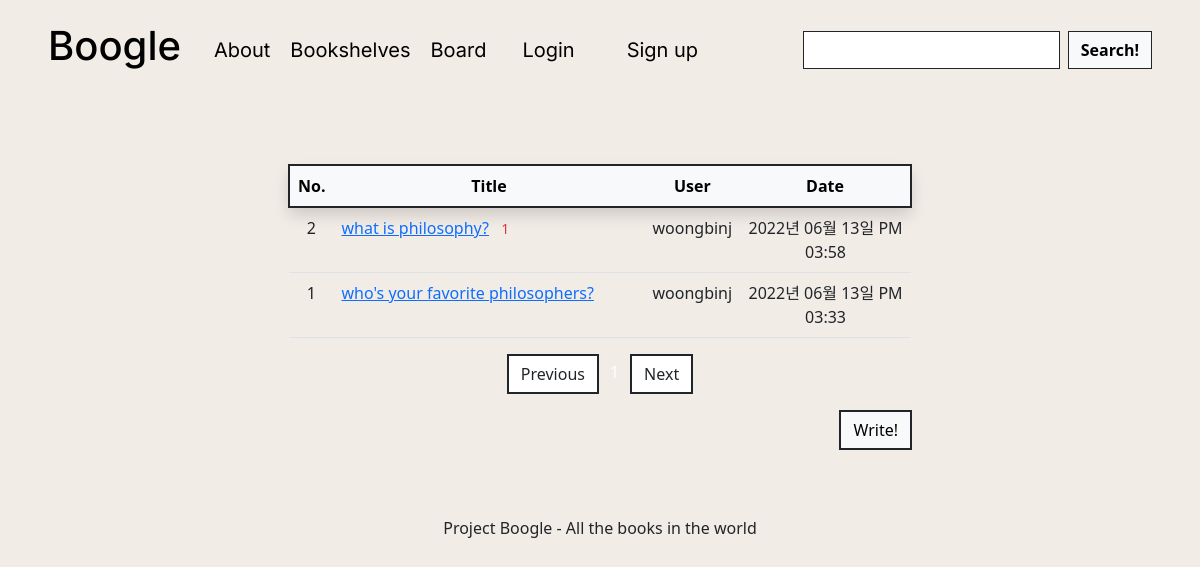
The app's page /question/board/ with its own data.
### pybo/models.py (models this page shows)
class Question(db.Model):
    id = db.Column(db.Integer, primary_key=True)
    subject = db.Column(db.String(200), nullable=False)
    content = db.Column(db.Text(), nullable=False)
    create_date = db.Column(db.DateTime(), nullable=False)
    modify_date = db.Column(db.DateTime(), nullable=True)
    user_id = db.Column(db.Integer, db.ForeignKey('user.id', ondelete='CASCADE'), nullable=False)
    user = db.relationship('User', backref=db.backref('question_set'))

class User(db.Model):
    __tablename__ = 'user'   #테이블 이름 : user
    id = db.Column(db.Integer, primary_key = True)   #id를 프라이머리키로 설정
    username = db.Column(db.String(8), nullable = False)
    email = db.Column(db.String(32), nullable = False)
    password = db.Column(db.String(64), nullable = False)
    author = db.Column(db.String(8))
    genre = db.Column(db.String(64))
    audio = db.Column(db.Integer)

### pybo/views/question_views.py (the view)
@bp.route('/board/')
def board():
    page = request.args.get('page', type=int, default=1)  # 페이지
    question_list = Question.query.order_by(Question.create_date.desc())
    question_list = question_list.paginate(page, per_page=10)
    return render_template('question/question_list.html', question_list=question_list)

### pybo/filter.py (called while the page is built)
def format_datetime(value, fmt='%Y년 %m월 %d일 %p %I:%M'):
    return value.strftime(fmt)

### pybo/views/auth_views.py (called while the page is built)
@bp.before_app_request
def load_logged_in_user():
    user_id = session.get('user_id')
    if user_id is None:
        g.user = None
    else:
        g.user = User.query.get(user_id)

### pybo/templates/question/question_list.html (shortened to what this page needs)
{% extends 'main/base.html' %}
{% block head %}
{{ super() }}
    <link rel="stylesheet" href="{{ url_for('static', filename='bootstrap.min.css') }}">
{% endblock %}
{% block content %}
<div class="container my-3">
    <table class="table">
        <thead>
        <tr class="text-center table-light border border-dark border-2 shadow bg-body">
            <th>No.</th>
            <th style="width:50%">Title</th>
            <th>User</th>
            <th>Date</th>
        </tr>
        </thead>
        <tbody>
        {% if question_list %}
        {% for question in question_list.items %}
        <tr class="text-center">
            <td>{{ question_list.total - ((question_list.page-1) * question_list.per_page) - loop.index0 }}</td>
            <td class="text-start">
                <a href="{{ url_for('question.detail', question_id=question.id) }}">{{ question.subject }}</a>
                {% if question.answer_set|length > 0 %}
                <span class="text-danger small mx-2">{{ question.answer_set|length }}</span>
                {% endif %}
            </td>
            <td>{{ question.user.username }}</td>
            <td>{{ question.create_date|datetime }}</td>
        </tr>
        {% endfor %}
        {% else %}
        <tr>
            <td colspan="3">게시글이 없습니다.</td>
        </tr>
        {% endif %}
        </tbody>
    </table>
    <ul class="pagination my justify-content-center">
        {% if question_list.has_prev %}
        <li class="page-item">
            <a class="page-link text-dark border border-dark border-2 rounded-0" href="?page={{ question_list.prev_num }}" aria-hidden="true">Previous</a>
        </li>
        {% else %}
        <li class="page-item disabled">
            <a class="page-link text-dark border border-dark border-2 rounded-0" tabindex="-1" aria-disabled="true" href="javascript:void(0)">Previous</a>
        </li>
        {% endif %}
        {% for page_num in question_list.iter_pages() %}
        {% if page_num %}
        {% if page_num != question_list.page %}
        <li class="page-item">
            <a class="page-link text-dark bg-transparent border border-0" href="?page={{ page_num }}">{{ page_num }}</a>
        </li>
        {% else %}
        <li class="page-item active" aria-current="page">
            <a class="page-link text-white bg-transparent border border-0" href="javascript:void(0)">{{ page_num }}</a>
        </li>
        {% endif %}
        {% else %}
        <li class="disabled">
            <a class="page-link text-dark bg-transparent border border-0" href="javascript:void(0)">...</a>
        </li>
        {% endif %}
        {% endfor %}
        {% if question_list.has_next %}
        <li class="page-item">
            <a class="page-link text-dark border border-dark border-2 rounded-0" href="?page={{ question_list.next_num }}">Next</a>
        </li>
        {% else %}
        <li class="page-item disabled">
            <a class="page-link text-dark border border-dark border-2 rounded-0" tabindex="-1" aria-disabled="true" href="javascript:void(0)">Next</a>
        </li>
        {% endif %}
    </ul>
    <a href="{{ url_for('question.create') }}" class="btn btn-light border border-dark border-2 rounded-0 font-weight-bold" style="float:right;">Write!</a>
</div>
{% endblock %}

### pybo/templates/main/base.html (shortened to what this page needs)
<!DOCTYPE html>
<html lang="eng">
    <head>
        {% block head %}
        <link rel="stylesheet" href="{{ url_for('static', filename='css/bootstrap.min.css')}}">
        <link rel="stylesheet" href="{{ url_for('static', filename='css/base.css')}}">
        {% endblock %}
    </head>
    <body>
        <div class="page-header">
          <div class="header-container">
            <a class="logo-container" href ="{{ url_for('main.index') }}">
              <div class="logo_text">
                  <h1>Boogle</h1>
              </div>
            </a>
            <div class="Nav-bar">
              <nav class="nav">
                <a href ="{{ url_for('main.about') }}">About</a>
                <a href ="{{ url_for('book.bookshelves') }}">Bookshelves</a>
                <a href ="{{ url_for('question.board') }}">Board</a>
                {% if g.user %}
                  <a class="nav-link" href="{{ url_for('auth.logout') }}">{{ g.user.username }} (Logout)</a>
                {% else %}
                  <a class="nav-link" href="{{ url_for('auth.login') }}">Login</a>
                  <a class="nav-link" href="{{ url_for('auth.signup') }}">Sign up</a>
                {% endif %}
            </div>
            <div class="search_box">
              <form class="d-flex" method="get" action="{{ url_for('book.search') }}">
                  <input type="search" aria-label="Search" name = 'book' class = "form-control me-2 border-dark rounded-0" id="book" rows="3" />
                  <button type = "submit" class = "btn btn-light border-dark rounded-0"> <strong>Search!</strong></button>
              </form>
            </div>
          </div>
        </div>
      <section class="m-5">
        <div class="content-container">
          <div class="row gx-4 gx-lg-5 justify-content-center">
            <div class="col-md-8">
              {% block content %}{% endblock %}
            </div>
          </div>
        </div>
      </section>
      <footer class="py-5 mt-auto">
        <div class="page-bottom">
          <div class="copyright">
            Project Boogle - All the books in the world
          </div>
        </div>
      </footer>
    </body>
</html>

### pybo/static/css/base.css (style rules this page uses)
body, html { margin: 0; background: #F2ECE7 !important; color: black; font-family: 'Inter', sans-serif; min-height: 100vh; width: 100%; display: -webkit-box; display: -ms-flexbox; display: flex; -webkit-box-orient: horizontal; -webkit-box-direction: normal; -ms-flex-direction: column; flex-direction: column; -webkit-box-align: center; -ms-flex-align: center; }
* { box-sizing: border-box; }
body { min-height: 100%; }
.page-header { z-index: 1; background: #F2ECE7; color: black; position: sticky; top: 0; min-height: 100px; display: block; width: 100%; display: flex; align-items: center; font-size: 1.2rem; }
.header-container { display: flex; align-items: center; padding: 0 4%; }
.logo-container { display: flex; align-items: center; text-decoration: unset; margin-right: 5px; }
.logo_text { font-family: 'Inter', sans-serif; font-size: 40px; font-weight: bold; color: black; }
.Nav-bar { margin-left: 18px; }
.nav { align-items: center; }
.search_box { position: absolute; right: 4%; }
.nav a { margin: 10px; text-decoration: none; font-family: 'Inter', sans-serif; font-size: 20px; color: black; }
.search_box form { display: flex; }
.content-container { flex:1; color: black; }
.page-bottom { height: 30px; position: relative; transform: translateY(-100%); width: 100%; }
.copyright { text-align: center; }

### records on screen
Question: total "2", subject "what is philosophy?", answer_set|length "1", user.username "woongbinj", create_date "2022년 06월 13일 PM 03:58"
Question: total "1", subject "who's your favorite philosophers?", user.username "woongbinj", create_date "2022년 06월 13일 PM 03:33"
